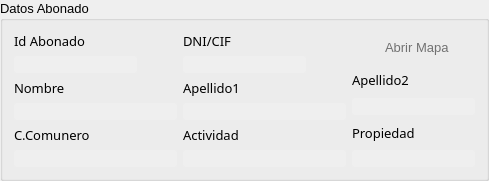
                 <widget class="QGroupBox" name="groupBox">
                  <property name="sizePolicy">
                   <sizepolicy hsizetype="Ignored" vsizetype="Preferred">
                    <horstretch>0</horstretch>
                    <verstretch>0</verstretch>
                   </sizepolicy>
                  </property>
                  <property name="font">
                   <font>
                    <family>Segoe UI</family>
                    <pointsize>10</pointsize>
                    <weight>50</weight>
                    <italic>false</italic>
                    <bold>false</bold>
                   </font>
                  </property>
                  <property name="styleSheet">
                   <string notr="true">font: 10pt &quot;Segoe UI&quot;;</string>
                  </property>
                  <property name="title">
                   <string>Datos Abonado</string>
                  </property>
                  <layout class="QGridLayout" name="gridLayout_4">
                   <item row="0" column="0">
                    <layout class="QHBoxLayout" name="horizontalLayout_20">
                     <item>
                      <layout class="QVBoxLayout" name="verticalLayout_109">
                       <item>
                        <layout class="QHBoxLayout" name="horizontalLayout_17">
                         <item>
                          <layout class="QVBoxLayout" name="verticalLayout_50">
                           <item>
                            <widget class="QLabel" name="lb_numero_abonado">
                             <property name="font">
                              <font>
                               <family>Segoe UI Semibold</family>
                               <pointsize>10</pointsize>
                               <weight>7</weight>
                               <italic>false</italic>
                               <bold>false</bold>
                              </font>
                             </property>
                             <property name="styleSheet">
                              <string notr="true">font: 63 10pt &quot;Segoe UI Semibold&quot;;</string>
                             </property>
                             <property name="text">
                              <string>Id Abonado</string>
                             </property>
                            </widget>
                           </item>
                           <item>
                            <widget class="QLineEdit" name="le_numero_abonado">
                             <property name="font">
                              <font>
                               <family>Segoe UI</family>
                               <pointsize>10</pointsize>
                               <weight>50</weight>
                               <italic>false</italic>
                               <bold>false</bold>
                              </font>
                             </property>
                             <property name="styleSheet">
                              <string notr="true">background-color: #EFEFEF; 
border-radius: 3px;
color:rgb(50, 50, 50);</string>
                             </property>
                            </widget>
                           </item>
                          </layout>
                         </item>
                         <item>
                          <spacer name="horizontalSpacer_3">
                           <property name="font">
                            <font>
                             <family>Segoe UI</family>
                             <pointsize>10</pointsize>
                             <weight>50</weight>
                             <italic>false</italic>
                             <bold>false</bold>
                            </font>
                           </property>
                           <property name="orientation">
                            <enum>Qt::Horizontal</enum>
                           </property>
                           <property name="sizeHint" stdset="0">
                            <size>
                             <width>40</width>
                             <height>10</height>
                            </size>
                           </property>
                          </spacer>
                         </item>
                        </layout>
                       </item>
                       <item>
                        <layout class="QVBoxLayout" name="verticalLayout_51">
                         <item>
                          <widget class="QLabel" name="lb_nombre_cliente">
                           <property name="font">
                            <font>
                             <family>Segoe UI Semibold</family>
                             <pointsize>10</pointsize>
                             <weight>7</weight>
                             <italic>false</italic>
                             <bold>false</bold>
                            </font>
                           </property>
                           <property name="styleSheet">
                            <string notr="true">font: 63 10pt &quot;Segoe UI Semibold&quot;;</string>
                           </property>
                           <property name="text">
                            <string>Nombre</string>
                           </property>
                          </widget>
                         </item>
                         <item>
                          <widget class="QLineEdit" name="le_nombre_cliente">
                           <property name="font">
                            <font>
                             <family>Segoe UI</family>
                             <pointsize>10</pointsize>
                             <weight>50</weight>
                             <italic>false</italic>
                             <bold>false</bold>
                            </font>
                           </property>
                           <property name="styleSheet">
                            <string notr="true">background-color: #EFEFEF; 
border-radius: 3px;
color:rgb(50, 50, 50);</string>
                           </property>
                          </widget>
                         </item>
                        </layout>
                       </item>
                       <item>
                        <layout class="QVBoxLayout" name="verticalLayout_107">
                         <item>
                          <widget class="QLabel" name="lb_C_COMUNERO">
                           <property name="font">
                            <font>
                             <family>Segoe UI Semibold</family>
                             <pointsize>10</pointsize>
                             <weight>7</weight>
                             <italic>false</italic>
                             <bold>false</bold>
                            </font>
                           </property>
                           <property name="styleSheet">
                            <string notr="true">font: 63 10pt &quot;Segoe UI Semibold&quot;;</string>
                           </property>
                           <property name="text">
                            <string>C.Comunero</string>
                           </property>
                          </widget>
                         </item>
                         <item>
                          <widget class="QLineEdit" name="le_C_COMUNERO">
                           <property name="font">
                            <font>
                             <family>Segoe UI</family>
                             <pointsize>10</pointsize>
                             <weight>50</weight>
                             <italic>false</italic>
                             <bold>false</bold>
                            </font>
                           </property>
                           <property name="styleSheet">
                            <string notr="true">background-color: #EFEFEF; 
border-radius: 3px;
color:rgb(50, 50, 50);</string>
                           </property>
                          </widget>
                         </item>
                        </layout>
                       </item>
                      </layout>
                     </item>
                     <item>
                      <layout class="QVBoxLayout" name="verticalLayout_110">
                       <item>
                        <layout class="QHBoxLayout" name="horizontalLayout_18">
                         <item>
                          <layout class="QVBoxLayout" name="verticalLayout_97">
                           <item>
                            <widget class="QLabel" name="lb_DNI_CIF_ABONADO">
                             <property name="font">
                              <font>
                               <family>Segoe UI Semibold</family>
                               <pointsize>10</pointsize>
                               <weight>7</weight>
                               <italic>false</italic>
                               <bold>false</bold>
                              </font>
                             </property>
                             <property name="styleSheet">
                              <string notr="true">font: 63 10pt &quot;Segoe UI Semibold&quot;;</string>
                             </property>
                             <property name="text">
                              <string>DNI/CIF</string>
                             </property>
                            </widget>
                           </item>
                           <item>
                            <widget class="QLineEdit" name="le_DNI_CIF_ABONADO">
                             <property name="font">
                              <font>
                               <family>Segoe UI</family>
                               <pointsize>10</pointsize>
                               <weight>50</weight>
                               <italic>false</italic>
                               <bold>false</bold>
                              </font>
                             </property>
                             <property name="styleSheet">
                              <string notr="true">background-color: #EFEFEF; 
border-radius: 3px;
color:rgb(50, 50, 50);</string>
                             </property>
                            </widget>
                           </item>
                          </layout>
                         </item>
                         <item>
                          <spacer name="horizontalSpacer_2">
                           <property name="font">
                            <font>
                             <family>Segoe UI</family>
                             <pointsize>10</pointsize>
                             <weight>50</weight>
                             <italic>false</italic>
                             <bold>false</bold>
                            </font>
                           </property>
                           <property name="orientation">
                            <enum>Qt::Horizontal</enum>
                           </property>
                           <property name="sizeHint" stdset="0">
                            <size>
                             <width>40</width>
                             <height>10</height>
                            </size>
                           </property>
                          </spacer>
                         </item>
                        </layout>
                       </item>
                       <item>
                        <layout class="QVBoxLayout" name="verticalLayout_98">
                         <item>
                          <widget class="QLabel" name="lb_apellido1">
                           <property name="font">
                            <font>
                             <family>Segoe UI Semibold</family>
                             <pointsize>10</pointsize>
                             <weight>7</weight>
                             <italic>false</italic>
                             <bold>false</bold>
                            </font>
                           </property>
                           <property name="styleSheet">
                            <string notr="true">font: 63 10pt &quot;Segoe UI Semibold&quot;;</string>
                           </property>
                           <property name="text">
                            <string>Apellido1</string>
                           </property>
                          </widget>
                         </item>
                         <item>
                          <widget class="QLineEdit" name="le_apellido1">
                           <property name="font">
                            <font>
                             <family>Segoe UI</family>
                             <pointsize>10</pointsize>
                             <weight>50</weight>
                             <italic>false</italic>
                             <bold>false</bold>
                            </font>
                           </property>
                           <property name="styleSheet">
                            <string notr="true">background-color: #EFEFEF; 
border-radius: 3px;
color:rgb(50, 50, 50);</string>
                           </property>
                          </widget>
                         </item>
                        </layout>
                       </item>
                       <item>
                        <layout class="QVBoxLayout" name="verticalLayout_58">
                         <item>
                          <widget class="QLabel" name="lb_actividad">
                           <property name="font">
                            <font>
                             <family>Segoe UI Semibold</family>
                             <pointsize>10</pointsize>
                             <weight>7</weight>
                             <italic>false</italic>
                             <bold>false</bold>
                            </font>
                           </property>
                           <property name="styleSheet">
                            <string notr="true">font: 63 10pt &quot;Segoe UI Semibold&quot;;</string>
                           </property>
                           <property name="text">
                            <string>Actividad</string>
                           </property>
                          </widget>
                         </item>
                         <item>
                          <widget class="QLineEdit" name="le_actividad">
                           <property name="font">
                            <font>
                             <family>Segoe UI</family>
                             <pointsize>10</pointsize>
                             <weight>50</weight>
                             <italic>false</italic>
                             <bold>false</bold>
                            </font>
                           </property>
                           <property name="styleSheet">
                            <string notr="true">background-color: #EFEFEF; 
border-radius: 3px;
color:rgb(50, 50, 50);</string>
                           </property>
                          </widget>
                         </item>
                        </layout>
                       </item>
                      </layout>
                     </item>
                     <item>
                      <layout class="QVBoxLayout" name="verticalLayout_111">
                       <item>
                        <layout class="QHBoxLayout" name="horizontalLayout_19">
                         <item>
                          <layout class="QVBoxLayout" name="verticalLayout_112">
                           <item>
                            <widget class="QPushButton" name="pb_abrir_ubicacion_en_mapa">
                             <property name="minimumSize">
                              <size>
                               <width>0</width>
                               <height>30</height>
                              </size>
                             </property>
                             <property name="font">
                              <font>
                               <family>Segoe UI</family>
                               <pointsize>10</pointsize>
                               <weight>50</weight>
                               <italic>false</italic>
                               <bold>false</bold>
                              </font>
                             </property>
                             <property name="toolTip">
                              <string>&lt;html&gt;&lt;head/&gt;&lt;body&gt;&lt;p&gt;Al presionar abre, si existe, la geolocalización del contador en el Mapa&lt;/p&gt;&lt;/body&gt;&lt;/html&gt;</string>
                             </property>
                             <property name="styleSheet">
                              <string notr="true">color: rgb(113, 113, 113);
</string>
                             </property>
                             <property name="text">
                              <string>  Abrir Mapa</string>
                             </property>
                             <property name="icon">
                              <iconset resource="assets.qrc">
                               <normaloff>:/icons/mapa_icon_2.png</normaloff>
                               <normalon>:/icons/mapa_icon_4.png</normalon>:/icons/mapa_icon_2.png</iconset>
                             </property>
                             <property name="iconSize">
                              <size>
                               <width>60</width>
                               <height>25</height>
                              </size>
                             </property>
                             <property name="flat">
                              <bool>true</bool>
                             </property>
                            </widget>
                           </item>
                          </layout>
                         </item>
                        </layout>
                       </item>
                       <item>
                        <layout class="QVBoxLayout" name="verticalLayout_99">
                         <item>
                          <widget class="QLabel" name="lb_apellido2">
                           <property name="font">
                            <font>
                             <family>Segoe UI Semibold</family>
                             <pointsize>10</pointsize>
                             <weight>7</weight>
                             <italic>false</italic>
                             <bold>false</bold>
                            </font>
                           </property>
                           <property name="styleSheet">
                            <string notr="true">font: 63 10pt &quot;Segoe UI Semibold&quot;;</string>
                           </property>
                           <property name="text">
                            <string>Apellido2</string>
                           </property>
                          </widget>
                         </item>
                         <item>
                          <widget class="QLineEdit" name="le_apellido2">
                           <property name="font">
                            <font>
                             <family>Segoe UI</family>
                             <pointsize>10</pointsize>
                             <weight>50</weight>
                             <italic>false</italic>
                             <bold>false</bold>
                            </font>
                           </property>
                           <property name="styleSheet">
                            <string notr="true">background-color: #EFEFEF; 
border-radius: 3px;
color:rgb(50, 50, 50);</string>
                           </property>
                          </widget>
                         </item>
                        </layout>
                       </item>
                       <item>
                        <layout class="QVBoxLayout" name="verticalLayout_59">
                         <item>
                          <widget class="QLabel" name="lb_propiedad">
                           <property name="font">
                            <font>
                             <family>Segoe UI Semibold</family>
                             <pointsize>10</pointsize>
                             <weight>7</weight>
                             <italic>false</italic>
                             <bold>false</bold>
                            </font>
                           </property>
                           <property name="styleSheet">
                            <string notr="true">font: 63 10pt &quot;Segoe UI Semibold&quot;;</string>
                           </property>
                           <property name="text">
                            <string>Propiedad</string>
                           </property>
                          </widget>
                         </item>
                         <item>
                          <widget class="QLineEdit" name="le_propiedad">
                           <property name="font">
                            <font>
                             <family>Segoe UI</family>
                             <pointsize>10</pointsize>
                             <weight>50</weight>
                             <italic>false</italic>
                             <bold>false</bold>
                            </font>
                           </property>
                           <property name="styleSheet">
                            <string notr="true">background-color: #EFEFEF; 
border-radius: 3px;
color:rgb(50, 50, 50);</string>
                           </property>
                          </widget>
                         </item>
                        </layout>
                       </item>
                      </layout>
                     </item>
                    </layout>
                   </item>
                  </layout>
                 </widget>
